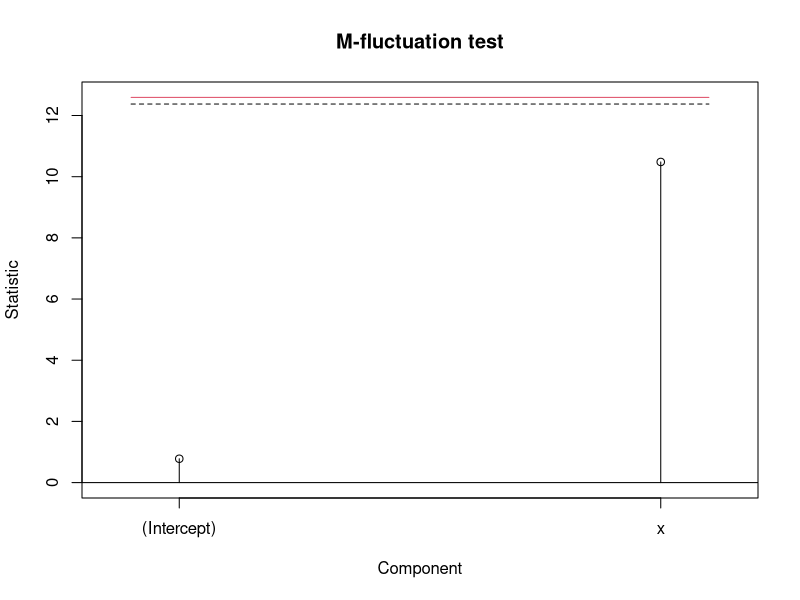
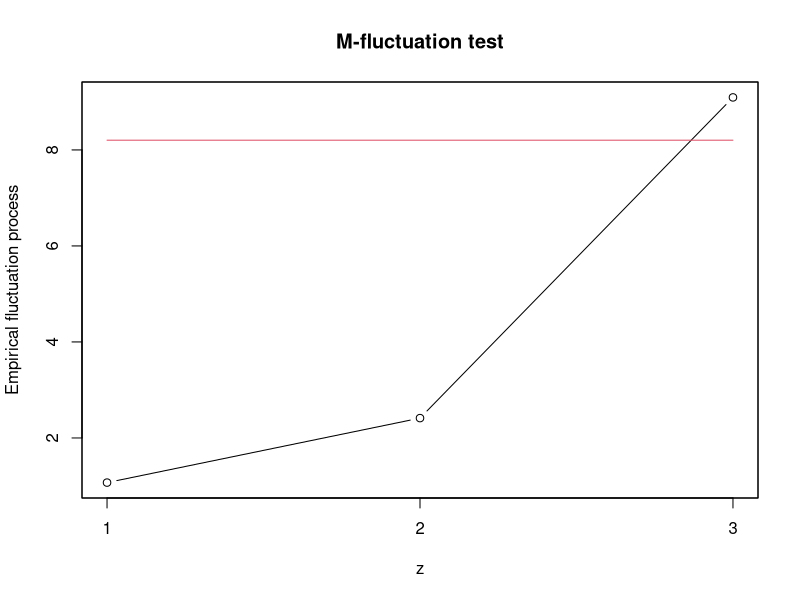
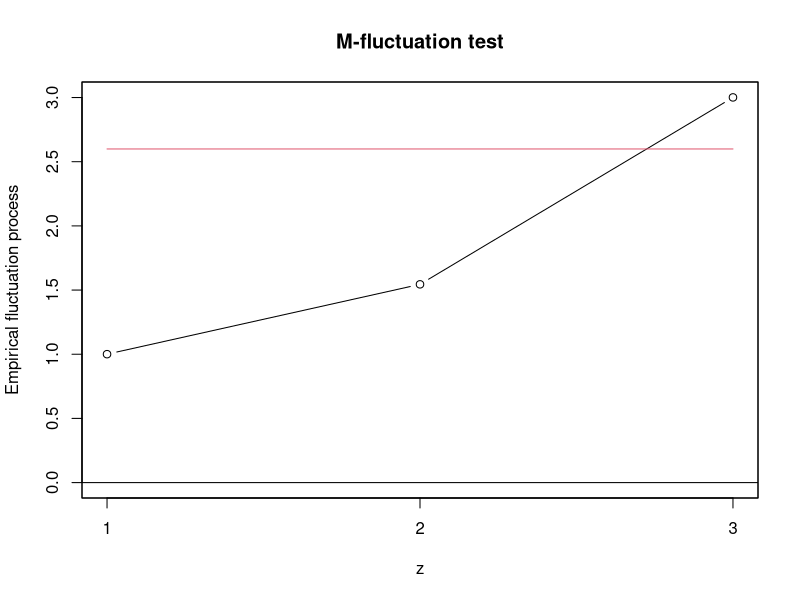

The R source for these figures, in order:
library(strucchange)


### Name: catL2BB
### Title: Generators for efpFunctionals along Categorical Variables
### Aliases: catL2BB ordL2BB ordwmax
### Keywords: regression

### ** Examples

## artificial data
set.seed(1)
d <- data.frame(
  x = runif(200, -1, 1),
  z = factor(rep(1:4, each = 50)),
  err = rnorm(200)
)
d$y <- rep(c(0.5, -0.5), c(150, 50)) * d$x + d$err

## empirical fluctuation process
scus <- gefp(y ~ x, data = d, fit = lm, order.by = ~ z)

## chi-squared-type test (unordered LM-type test)
LMuo <- catL2BB(scus)
plot(scus, functional = LMuo)
sctest(scus, functional = LMuo)

## ordinal maxLM test (with few replications only to save time)
maxLMo <- ordL2BB(scus, nrep = 10000)
plot(scus, functional = maxLMo)
sctest(scus, functional = maxLMo)

## ordinal weighted double maximum test
WDM <- ordwmax(scus)
plot(scus, functional = WDM)
sctest(scus, functional = WDM)
